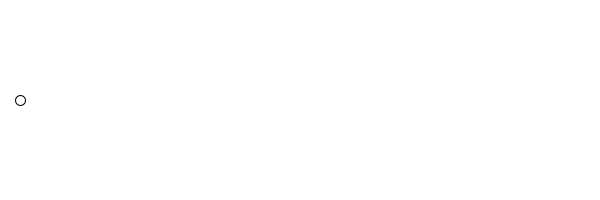
Frame 1 (no input)
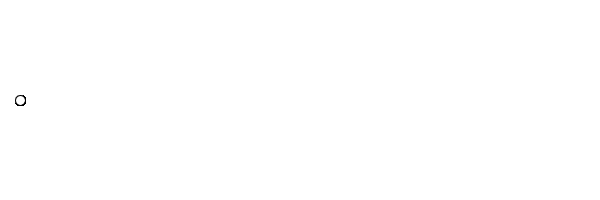
Frame 60 (the mouse pressed at the canvas centre just before this capture)
Frame 120 (the mouse held since frame 60 and released just before this capture): identical to frame 60, image omitted

The Processing sketch that drew these frames (run headless with seeded random() and noise(); from frame 60 on, the mouse is pressed at the canvas centre):

// Processing sketch: sketch1
// ── sketch1.pde
PVector pos;
PVector target;
float speed = 0.1;

void setup() {
  size(600, 200);
  background(255);
  
  // Set the position and the target's initial coordinates
  pos = new PVector(20, height/2);
  target = new PVector(pos.x, pos.y);
}

void draw() {
  
  // Interpolate position to the target position
  pos = pos.lerp(target, speed);
  // Set the size based on the distance between current position and target
  float size = 10 + pos.dist(target); 
  // Draw en ellipse
  ellipse(pos.x, pos.y, size, size);
  
}

// Set the target to the mouse positon when moved
void mouseMoved() {
  target.x = mouseX;
  target.y = mouseY;
}
